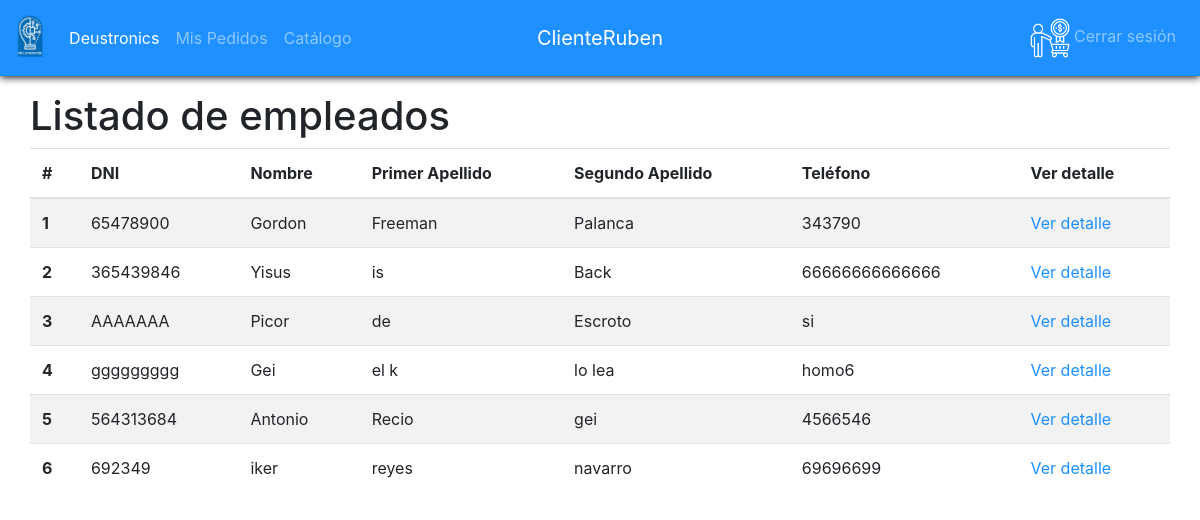
The app's page /empleados/ (signed in) with its own data.
### app/models.py (models this page shows, shortened)
class Empleado(models.Model):
    dni = models.CharField(max_length=9)
    nombre = models.CharField(max_length=100)
    apellido1 = models.CharField(max_length=100)
    apellido2 = models.CharField(max_length=100)
    telefono = models.CharField(max_length=15)
    usuario = models.ForeignKey(User, on_delete=models.CASCADE,unique=True)

### app/views.py (the view)
# urls.py: path('empleados/', login_required(views.EmpleadoListView.as_view()), name='empleado_lista'),
class EmpleadoListView(View):
    def get(self, request, *args, **kwargs):
        context = {
            'empleados': Empleado.objects.all(),
            'urlBotonFlotante':reverse('empleado_create')
        }
        return render(request, "empleado_lista.html", context)

### app/templatetags/sesion_tags.py (called while the page is built)
@register.filter(name='has_group')
def has_group(user, group_name):
    return user.groups.filter(name=group_name).exists()

### app/templates/empleado_lista.html
{%extends 'base.html'%} {% block content%}
<h1>
  Listado de empleados
</h1>
<table class="table table-striped">
  <thead>
    <tr>
      <th scope="col">#</th>
      <th scope="col">DNI</th>
      <th scope="col">Nombre</th>
      <th scope="col">Primer Apellido</th>
      <th scope="col">Segundo Apellido</th>
      <th scope="col">Teléfono</th>
      <th scope="col">Ver detalle</th>
    </tr>
  </thead>
  <tbody>
    {%for empleado in empleados%}
    <tr>
      <th scope="row">{{empleado.id}}</th>
      <td>{{empleado.dni}}</td>
      <td>{{empleado.nombre}}</td>
      <td>{{empleado.apellido1}}</td>
      <td>{{empleado.apellido2}}</td>
      <td>{{empleado.telefono}}</td>
      <td><a href="{%url 'empleado_detalle' empleado.id %}"> Ver detalle</a></td>
    </tr>
    {%endfor%}
  </tbody>
</table>
{%endblock%}

### app/templates/base.html (shortened to what this page needs)
{%load static %} {% load sesion_tags %}
<!DOCTYPE html>
<html lang="en">
<head>
  <link rel="stylesheet" href="{% static 'main.css'%}" />
</head>
<body>
  {% block nav%}
  <nav class="navbar navbar-expand-md navbar-dark bg-primary mb-3" id="navbar">
    <div class="navbar-collapse collapse w-100 order-1 order-md-0 dual-collapse2">
      <a class="navbar-brand" href="{%url 'index' %}"><img src="{% static 'Desuto5.png' %}" alt="" id="logo" /></a>
      <ul class="navbar-nav mr-auto">
        <li class="nav-item active">
          <a class="nav-link" href="{%url 'index' %}">Deustronics</a>
        </li>
        {% if request.user|has_group:"OPERARIO" %}
        <li class="nav-item">
          <a class="nav-link" href="{% url 'mis_tareas'%}">Mis tareas</a>
        </li>
        {% elif request.user|has_group:"CLIENTE" %}
        <li class="nav-item">
          <a class="nav-link" href="{%url 'mis_pedidos' %}">Mis Pedidos</a>
        </li>
        <li class="nav-item">
          <a class="nav-link" href="{%url 'catalogo_lista' %}">Catálogo</a>
        </li>
        {% elif request.user|has_group:"RESPONSABLE" %}
        <li class="nav-item">
          <a class="nav-link" href="#">Nuevos Pedidos</a>
        </li>
        {%endif%}
      </ul>
    </div>
    <div class="mx-auto order-0">
      <a class="navbar-brand mx-auto" href="#">{{user.get_username}}</a>
    </div>
    <div class="navbar-collapse collapse w-100 order-3 dual-collapse2">
      <ul class="navbar-nav ml-auto">
        <li class="nav-item">
          <a class="nav-link" href="{%url 'logout' %}">
            {% if request.user|has_group:"OPERARIO" %}
            <img class="user-type-icon" src="{%static 'icons/Operario.png'%}" alt="" />
            {% elif request.user|has_group:"CLIENTE" %}
            <img class="user-type-icon" src="{%static 'icons/Cliente.png'%}" alt="" />
            {% elif request.user|has_group:"RESPONSABLE" %}
            <img class="user-type-icon" src="{%static 'icons/Responsable.png'%}" alt="" />
            {%else%}
            <img class="user-type-icon" src="{%static 'icons/Admin.png'%}" alt="" />
            {%endif%}
            <span> Cerrar sesión </span></a>
        </li>
      </ul>
    </div>
  </nav>
  {%endblock%}
  <div class="container fill">
    <div class="row">
      {%block content %} {%endblock%}
    </div>
  </div>
</body>
</html>

### records on screen
Empleado: id "1", dni "65478900", nombre "Gordon", apellido1 "Freeman", apellido2 "Palanca", telefono "343790"
Empleado: id "2", dni "365439846", nombre "Yisus", apellido1 "is", apellido2 "Back", telefono "66666666666666"
Empleado: id "3", dni "AAAAAAA", nombre "Picor", apellido1 "de", apellido2 "Escroto", telefono "si"
Empleado: id "4", dni "ggggggggg", nombre "Gei", apellido1 "el k", apellido2 "lo lea", telefono "homo6"
Empleado: id "5", dni "564313684", nombre "Antonio", apellido1 "Recio", apellido2 "gei", telefono "4566546"
Empleado: id "6", dni "692349", nombre "iker", apellido1 "reyes", apellido2 "navarro", telefono "69696699"

### other values on screen
{{ user.get_username }} "ClienteRuben"
